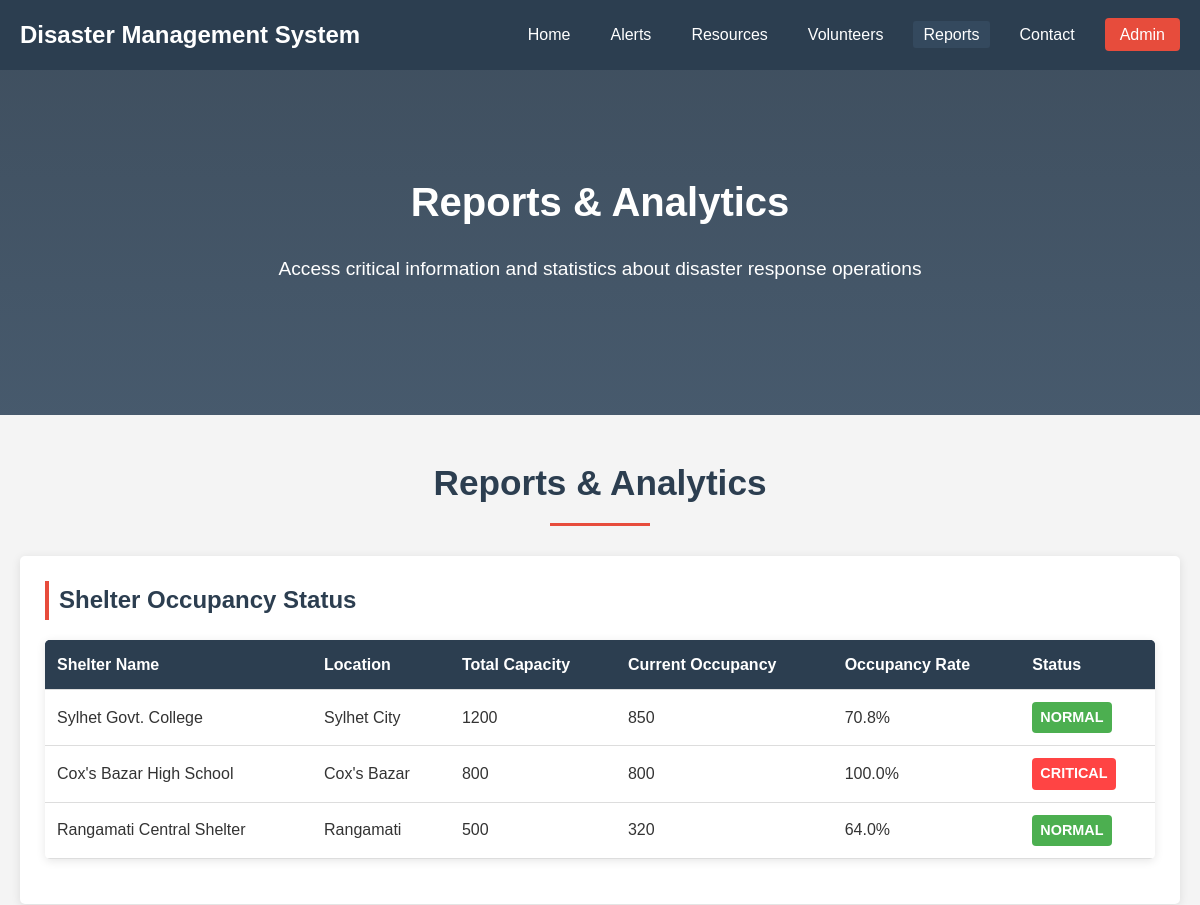
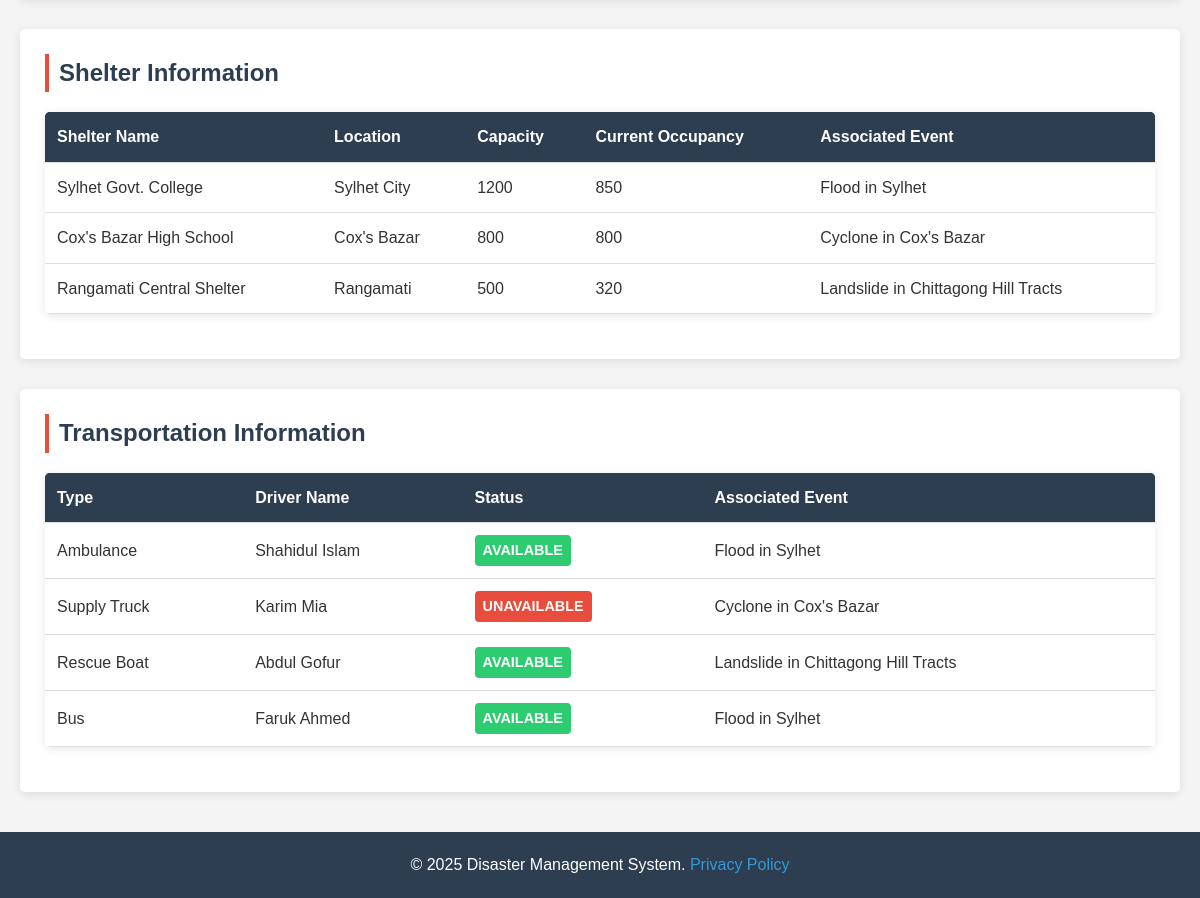
The app's page /reports.php with its own data (2 pictures, top to bottom).
### tables this page shows
CREATE TABLE Shelters (
    shelter_id INT AUTO_INCREMENT PRIMARY KEY,
    name VARCHAR(100) NOT NULL,
    location VARCHAR(100) NOT NULL,
    capacity INT NOT NULL,
    current_occupancy INT DEFAULT 0,
    event_id INT NOT NULL,
    FOREIGN KEY (event_id) REFERENCES Disaster_Events(event_id) ON DELETE CASCADE
);

CREATE TABLE Disaster_Events (
    event_id INT AUTO_INCREMENT PRIMARY KEY,
    type VARCHAR(50) NOT NULL,
    location VARCHAR(100) NOT NULL,
    severity VARCHAR(20) NOT NULL,
    start_date DATE NOT NULL,
    end_date DATE
);

CREATE TABLE Transportation (
    vehicle_id INT AUTO_INCREMENT PRIMARY KEY,
    type VARCHAR(50) NOT NULL,
    driver_name VARCHAR(100) NOT NULL,
    availability TINYINT(1) DEFAULT 1,
    event_id INT NOT NULL,
    FOREIGN KEY (event_id) REFERENCES Disaster_Events(event_id) ON DELETE CASCADE
);

### reports.php (the view, shortened to what this page needs)
<?php
include 'db_connect.php';
$shelters = $pdo->query("
    SELECT s.*, e.type as event_type, e.location as event_location
    FROM Shelters s
    JOIN Disaster_Events e ON s.event_id = e.event_id
")->fetchAll(PDO::FETCH_ASSOC);
$transportation = $pdo->query("
    SELECT t.*, e.type as event_type, e.location as event_location
    FROM Transportation t
    JOIN Disaster_Events e ON t.event_id = e.event_id
")->fetchAll(PDO::FETCH_ASSOC);
?>
<!DOCTYPE html>
<html lang="en">
<head>
    <link rel="stylesheet" href="css/style.css">
</head>
<body>
    <header>
        <nav>
            <div class="logo">Disaster Management System</div>
            <ul>
                <li><a href="index.php">Home</a></li>
                <li><a href="alerts.php">Alerts</a></li>
                <li><a href="resources.php">Resources</a></li>
                <li><a href="volunteers.php">Volunteers</a></li>
                <li><a href="reports.php" class="active">Reports</a></li>
                <li><a href="contact.php">Contact</a></li>
                <li><a href="admin_login.php">Admin</a></li>
            </ul>
        </nav>
    </header>
    <section class="hero">
        <div class="hero-content">
            <h1>Reports & Analytics</h1>
            <p>Access critical information and statistics about disaster response operations</p>
        </div>
    </section>
    <section class="content">
        <h1>Reports & Analytics</h1>
        <div class="report-section">
            <h2>Shelter Occupancy Status</h2>
            <table>
                <thead>
                    <tr>
                        <th>Shelter Name</th>
                        <th>Location</th>
                        <th>Total Capacity</th>
                        <th>Current Occupancy</th>
                        <th>Occupancy Rate</th>
                        <th>Status</th>
                    </tr>
                </thead>
                <tbody>
                    <?php if (count($shelters) > 0): ?>
                        <?php foreach ($shelters as $shelter):
                            $occupancy = ($shelter['capacity'] > 0) ?
                                round(($shelter['current_occupancy'] / $shelter['capacity'] * 100), 1) : 0;
                            $statusClass = $occupancy > 90 ? 'high-occupancy' :
                                         ($occupancy > 75 ? 'medium-occupancy' : 'normal-occupancy');
                            $statusText = $occupancy > 90 ? 'Critical' :
                                        ($occupancy > 75 ? 'High' : 'Normal');
                        ?>
                        <tr>
                            <td><?php echo htmlspecialchars($shelter['name']); ?></td>
                            <td><?php echo htmlspecialchars($shelter['location']); ?></td>
                            <td><?php echo htmlspecialchars($shelter['capacity']); ?></td>
                            <td><?php echo htmlspecialchars($shelter['current_occupancy']); ?></td>
                            <td><?php echo number_format($occupancy, 1); ?>%</td>
                            <td>
                                <span class="status-badge <?php echo $statusClass; ?>">
                                    <?php echo $statusText; ?>
                                </span>
                            </td>
                        </tr>
                        <?php endforeach; ?>
                    <?php else: ?>
                        <tr>
                            <td colspan="6">No shelter occupancy information available.</td>
                        </tr>
                    <?php endif; ?>
                </tbody>
            </table>
        </div>
        <div class="report-section">
            <h2>Shelter Information</h2>
            <table>
                <thead>
                    <tr>
                        <th>Shelter Name</th>
                        <th>Location</th>
                        <th>Capacity</th>
                        <th>Current Occupancy</th>
                        <th>Associated Event</th>
                    </tr>
                </thead>
                <tbody>
                    <?php if (count($shelters) > 0): ?>
                        <?php foreach ($shelters as $shelter): ?>
                        <tr>
                            <td><?php echo htmlspecialchars($shelter['name']); ?></td>
                            <td><?php echo htmlspecialchars($shelter['location']); ?></td>
                            <td><?php echo htmlspecialchars($shelter['capacity']); ?></td>
                            <td><?php echo htmlspecialchars($shelter['current_occupancy']); ?></td>
                            <td><?php echo htmlspecialchars($shelter['event_type']); ?> in <?php echo htmlspecialchars($shelter['event_location']); ?></td>
                        </tr>
                        <?php endforeach; ?>
                    <?php else: ?>
                        <tr>
                            <td colspan="5">No shelter information available at this time.</td>
                        </tr>
                    <?php endif; ?>
                </tbody>
            </table>
        </div>
        <div class="report-section">
            <h2>Transportation Information</h2>
            <table>
                <thead>
                    <tr>
                        <th>Type</th>
                        <th>Driver Name</th>
                        <th>Status</th>
                        <th>Associated Event</th>
                    </tr>
                </thead>
                <tbody>
                    <?php if (count($transportation) > 0): ?>
                        <?php foreach ($transportation as $transport): ?>
                        <tr>
                            <td><?php echo htmlspecialchars($transport['type']); ?></td>
                            <td><?php echo htmlspecialchars($transport['driver_name']); ?></td>
                            <td>
                                <span class="status-badge <?php echo $transport['availability'] ? 'available' : 'unavailable'; ?>">
                                    <?php echo $transport['availability'] ? 'Available' : 'Unavailable'; ?>
                                </span>
                            </td>
                            <td><?php echo htmlspecialchars($transport['event_type']); ?> in <?php echo htmlspecialchars($transport['event_location']); ?></td>
                        </tr>
                        <?php endforeach; ?>
                    <?php else: ?>
                        <tr>
                            <td colspan="4">No transportation information available at this time.</td>
                        </tr>
                    <?php endif; ?>
                </tbody>
            </table>
        </div>
    </section>
    <footer>
        <p>&copy; 2025 Disaster Management System. <a href="#">Privacy Policy</a></p>
    </footer>
</body>
</html>

### style.css (style rules this page uses)
* { margin: 0; padding: 0; box-sizing: border-box; }
body { font-family: 'Arial', sans-serif; line-height: 1.6; color: #333; background-color: #f4f4f4; }
header { background-color: #2c3e50; color: white; padding: 1rem 0; position: sticky; top: 0; z-index: 100; }
nav { display: flex; justify-content: space-between; align-items: center; max-width: 1200px; margin: 0 auto; padding: 0 20px; }
.logo { font-size: 1.5rem; font-weight: bold; color: white; }
nav ul { display: flex; list-style: none; }
nav ul li { margin-left: 20px; }
nav ul li a { color: white; text-decoration: none; padding: 5px 10px; border-radius: 3px; transition: background-color 0.3s; }
nav ul li a:hover, nav ul li a.active { background-color: #34495e; }
nav ul li a[href="admin_login.php"] { background-color: #e74c3c; color: white; padding: 8px 15px; border-radius: 4px; }
.hero { background: linear-gradient(rgba(44, 62, 80, 0.9), rgba(52, 73, 94, 0.9)); color: white; text-align: center; padding: 100px 20px; }
.hero-content h1 { font-size: 2.5rem; margin-bottom: 20px; }
.hero-content p { font-size: 1.2rem; margin-bottom: 30px; max-width: 800px; margin-left: auto; margin-right: auto; }
footer { background-color: #2c3e50; color: white; text-align: center; padding: 20px; margin-top: 40px; }
footer a { color: #3498db; text-decoration: none; }
.content { max-width: 1200px; margin: 40px auto; padding: 0 20px; }
.content h1 { color: #2c3e50; margin-bottom: 30px; text-align: center; font-size: 2.2rem; position: relative; padding-bottom: 15px; }
.content h1::after { content: ''; position: absolute; bottom: 0; left: 50%; transform: translateX(-50%); width: 100px; height: 3px; background-color: #e74c3c; }
table { width: 100%; border-collapse: collapse; margin: 20px 0; background-color: white; box-shadow: 0 2px 10px rgba(0, 0, 0, 0.1); border-radius: 5px; overflow: hidden; }
thead { background-color: #34495e; color: white; }
th, td { padding: 12px 15px; text-align: left; border-bottom: 1px solid #ddd; }
.resource-section, .volunteer-section, .report-section, .alert-list, .contact-form { background-color: white; padding: 25px; border-radius: 5px; box-shadow: 0 2px 10px rgba(0, 0, 0, 0.1); margin-bottom: 30px; }
.resource-section h2, .volunteer-section h2, .report-section h2 { color: #2c3e50; margin-bottom: 20px; font-size: 1.5rem; border-left: 4px solid #e74c3c; padding-left: 10px; }
.status-badge { display: inline-block; padding: 4px 8px; border-radius: 4px; font-size: 0.9em; font-weight: bold; text-transform: uppercase; }
.status-badge.available, .status-badge.active, .status-badge.operational { background-color: #2ecc71; color: white; }
.status-badge.unavailable, .status-badge.inactive, .status-badge.maintenance { background-color: #e74c3c; color: white; }
.high-occupancy { background-color: #ff4444; color: white; }
.normal-occupancy { background-color: #4CAF50; color: white; }
.report-section table { width: 100%; border-collapse: collapse; margin-bottom: 20px; }
.report-section th, .report-section td { padding: 12px; text-align: left; border-bottom: 1px solid #ddd; }
.report-section th { background-color: #2c3e50; color: white; }

### records on screen
shelters: name "Sylhet Govt. College", location "Sylhet City", capacity "1200", current_occupancy "850", occupancy "70.8", statusText "NORMAL", event.type "Flood", event.location "Sylhet"
shelters: name "Cox's Bazar High School", location "Cox's Bazar", capacity "800", current_occupancy "800", occupancy "100.0", statusText "CRITICAL", event.type "Cyclone", event.location "Cox's Bazar"
shelters: name "Rangamati Central Shelter", location "Rangamati", capacity "500", current_occupancy "320", occupancy "64.0", statusText "NORMAL", event.type "Landslide", event.location "Chittagong Hill Tracts"
transportation: type "Ambulance", driver_name "Shahidul Islam", availability "AVAILABLE", event.type "Flood", event.location "Sylhet"
transportation: type "Supply Truck", driver_name "Karim Mia", availability "UNAVAILABLE", event.type "Cyclone", event.location "Cox's Bazar"
transportation: type "Rescue Boat", driver_name "Abdul Gofur", availability "AVAILABLE", event.type "Landslide", event.location "Chittagong Hill Tracts"
transportation: type "Bus", driver_name "Faruk Ahmed", availability "AVAILABLE", event.type "Flood", event.location "Sylhet"
